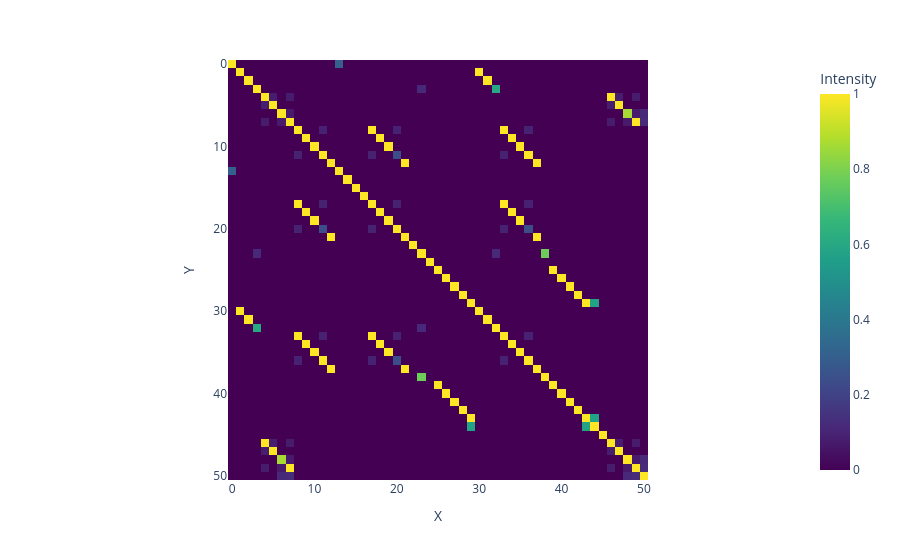

Source (notebook cell):
### Code cell
fig = px.imshow(
    similarity_matrix_song,
    labels=dict(x="X", y="Y", color="Intensity"),
    x=[i for i in range(similarity_matrix_song.shape[0])],
    y=[i for i in range(similarity_matrix_song.shape[0])],
    #text_auto=True,                # Automatically displays values inside the boxes
    color_continuous_scale="Viridis" # Choose color mapping style
)

fig.update_traces(
    customdata=corpus_hover,
    hovertemplate="<br>X=%{x}; Y=%{y}</br>%{customdata}<br>Similarity:%{z}</br><extra></extra>"
)
fig.show()

### Figure 1 — Plotly figure (JSON) as saved in the notebook; plotly's stock layout.template omitted (floating-point values rounded to 4 significant figures; data arrays with more than 128 entries replaced by an {"elided": "..."} marker saying what was removed)
{"data": [{"coloraxis": "coloraxis", "customdata": {"elided": "51x51 str values"}, "hovertemplate": "<br>X=%{x}; Y=%{y}</br>%{customdata}<br>Similarity:%{z}</br><extra></extra>", "name": "0", "type": "heatmap", "x": [0, 1, 2, 3, 4, 5, 6, 7, 8, 9, 10, 11, 12, 13, 14, 15, 16, 17, 18, 19, 20, 21, 22, 23, 24, 25, 26, 27, 28, 29, 30, 31, 32, 33, 34, 35, 36, 37, 38, 39, 40, 41, 42, 43, 44, 45, 46, 47, 48, 49, 50], "xaxis": "x", "y": [0, 1, 2, 3, 4, 5, 6, 7, 8, 9, 10, 11, 12, 13, 14, 15, 16, 17, 18, 19, 20, 21, 22, 23, 24, 25, 26, 27, 28, 29, 30, 31, 32, 33, 34, 35, 36, 37, 38, 39, 40, 41, 42, 43, 44, 45, 46, 47, 48, 49, 50], "yaxis": "y", "z": {"elided": "51x51 float values"}}], "layout": {"coloraxis": {"autocolorscale": false, "colorbar": {"title": {"text": "Intensity"}}, "colorscale": [[0, "#440154"], [0.1111, "#482878"], [0.2222, "#3e4989"], [0.3333, "#31688e"], [0.4444, "#26828e"], [0.5556, "#1f9e89"], [0.6667, "#35b779"], [0.7778, "#6ece58"], [0.8889, "#b5de2b"], [1, "#fde725"]]}, "margin": {"t": 60}, "xaxis": {"anchor": "y", "constrain": "domain", "domain": [0, 1], "scaleanchor": "y", "title": {"text": "X"}}, "yaxis": {"anchor": "x", "autorange": "reversed", "constrain": "domain", "domain": [0, 1], "title": {"text": "Y"}}}}
